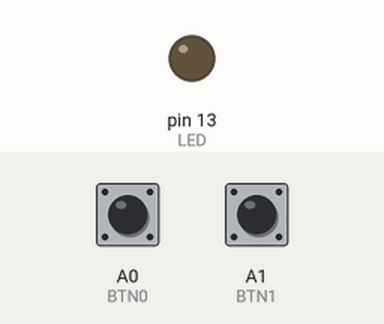
A sketch run on a simulated Arduino Uno, built with avr-gcc and run on an emulated ATmega328P. Parts: output pins drawn as LEDs (lit = HIGH). Inputs (shaded band) come from the test bench; at power-on: A0 (BTN0) LOW, A1 (BTN1) LOW.

Above: at 1.2 s.
1.3 s: A0 (BTN0) pulled HIGH for 0.15 s
At 1.37 s:
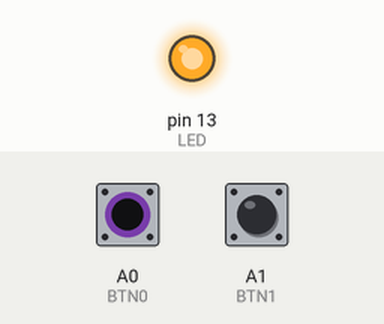
2.9 s: A0 (BTN0) pulled HIGH for 3.2 s
At 7.3 s:
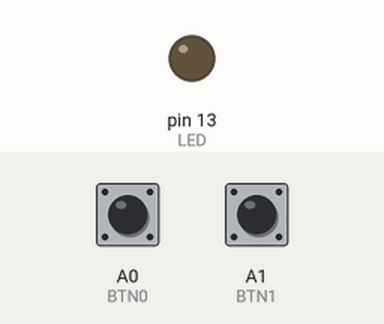
7.6 s: A1 (BTN1) pulled HIGH for 3.2 s
At 8.5 s:
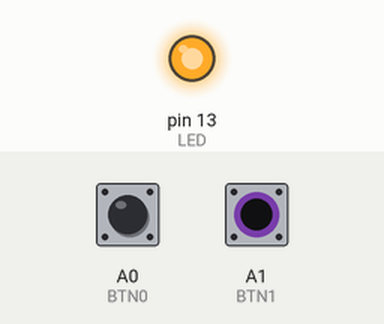
Timing chart, 0 to 12.3 s (numbered marks = the images above; inputs shaded):
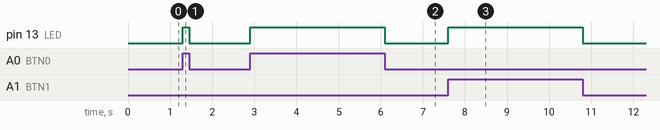

Measured:
- after the input at 1.3 s, pin 13 (LED): LOW → HIGH at once, → LOW 0.15 s later
- after the input at 2.9 s, pin 13 (LED): LOW → HIGH at once, → LOW 3.2 s later
- after the input at 7.6 s, pin 13 (LED): LOW → HIGH at once, → LOW 3.2 s later

The sketch:

main.ino
```cpp
#define LED 13
#define BTN0 A0
#define BTN1 A1

void setup() {
 pinMode(LED,OUTPUT);
  pinMode(BTN0, INPUT);
  pinMode(BTN1, INPUT);
}

void loop() {
  if (digitalRead(BTN0) == HIGH || digitalRead(BTN1) == HIGH)
    digitalWrite(LED, HIGH);
  else digitalWrite(LED, LOW);
}
```
